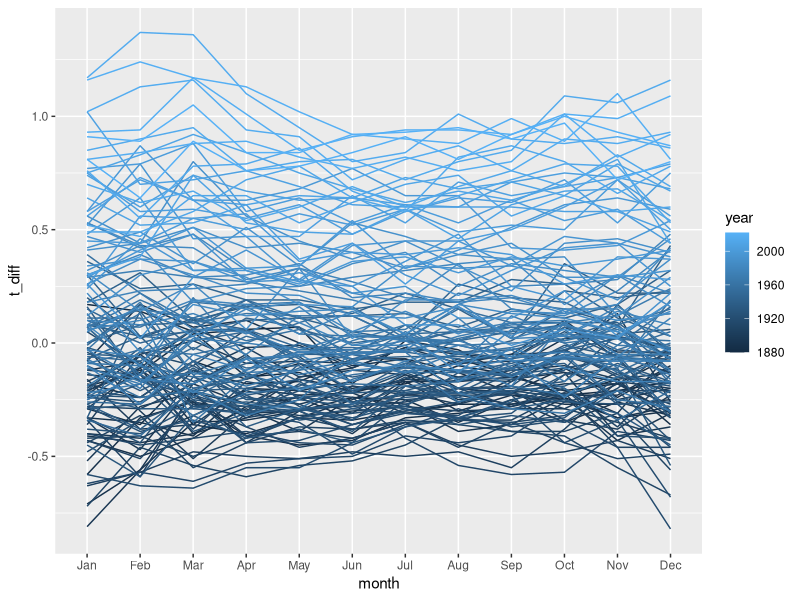
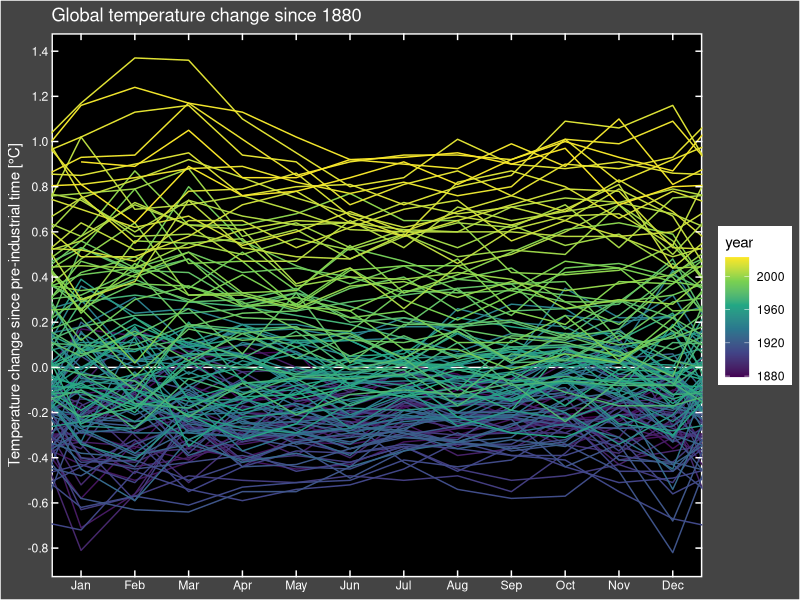

These charts were generated, in order, by the following R code:
library(tidyverse)

# 1. First plot
t_diff <- 
  read_csv("data/GLB.Ts+dSST.csv", skip = 1, na = "***") %>% #load CSV file, skip 1st rows, na value in the data is "***"
  select(year = Year, month.abb) %>% #month.abb is constant R build-in. which is the same as our datatype
  # Tidy dataframe by converting month in 1 column accept for year
  #Pivot dataframe for all columns except for year column, Give a name of month column
  pivot_longer(-year, names_to = "month", values_to = "t_diff") %>%
  drop_na() %>% #Ignore NA value
  mutate(month = factor(month, levels = month.abb)) #Order months into numerical order rather than alphabit order, define month as a factor
  
  
t_diff %>%
  ggplot(aes(x = month, y = t_diff, group = year, color = year)) +
  geom_line()

# 2. Second plot: There are data in preceding year and next year.
# Need to create 3 separated dataframes

t_diff <- 
  read_csv("data/GLB.Ts+dSST.csv", skip = 1, na = "***") %>% #load CSV file, skip 1st rows
  select(year = Year, month.abb) %>% #month.abb is constant R build-in. which is the same as our datatype
  # Tidy dataframe by converting month in 1 column accept for year
  #Pivot dataframe for all columns except for year column, Give a name of month column
  pivot_longer(-year, names_to = "month", values_to = "t_diff") %>%
  drop_na() #Ignore NA value
  

# Create 3 Separated dataframe
# Create dataframe for preceding December
last_dec <-
  t_diff %>%
  filter(month == "Dec") %>% #Filter December
  mutate(year = year - 1,   #Calculate preceding year by using the original data
         month = "last_Dec") #Rename Dec to last_Dec

#Create dataframe for next Jan
next_jan <-
  t_diff %>%
  filter(month == "Jan") %>% #Filter January
  mutate(year = year + 1,    # Add extra year
         month = "next_Jan") # Rename it

#Combine 3 dataframes
bind_rows(last_dec,t_diff,next_jan) %>%
  mutate(month = factor(month, levels = c("last_Dec", month.abb, "next_Jan")), #Order months into numerical order rather than alphabet order, define month as a factor
         month_number = as.numeric(month)-1) %>% #Change the scale in x axis to number from 0-13. Factor is a vector of character. It is stored as an order. We use as.numeric to return factor to number
  ggplot(aes(x = month_number, y = t_diff, group = year, color = year)) +
  geom_hline(yintercept = 0, color = "white") + # Add white line at 0 y intercept
  geom_line()+
  scale_x_continuous(breaks = 1:12, #Set x axis and its coordinator
                     labels = month.abb,
                     sec.axis = dup_axis(name = NULL, labels = NULL)) +
  scale_y_continuous(breaks = seq(-2,2,0.2), sec.axis = dup_axis(name = NULL, labels = NULL)) + #Rescale y axis
  scale_color_viridis_c()+ #Change the color to continuous scale
  coord_cartesian(xlim = c(1,12)) +
  labs(x = NULL, # Add label
      y = "Temperature change since pre-industrial time [\u00B0C]",
      title = "Global temperature change since 1880") + 
  theme(
    panel.background = element_rect(fill = "black", color = "white", size = 1), #Add black color and white border. Increase border line size
    plot.background = element_rect(fill = "#444444"),
    panel.grid = element_blank(), # Remove grid line color
    axis.text = element_text(color = "white"), # Add color text
    axis.ticks = element_line(color = "white"), # Change tick mark color
    axis.ticks.length = unit(-5, "pt"), #Put tick mark into the plot by 5 points
    axis.title = element_text(color = "white"),
    plot.title = element_text(color = "white")
  )
